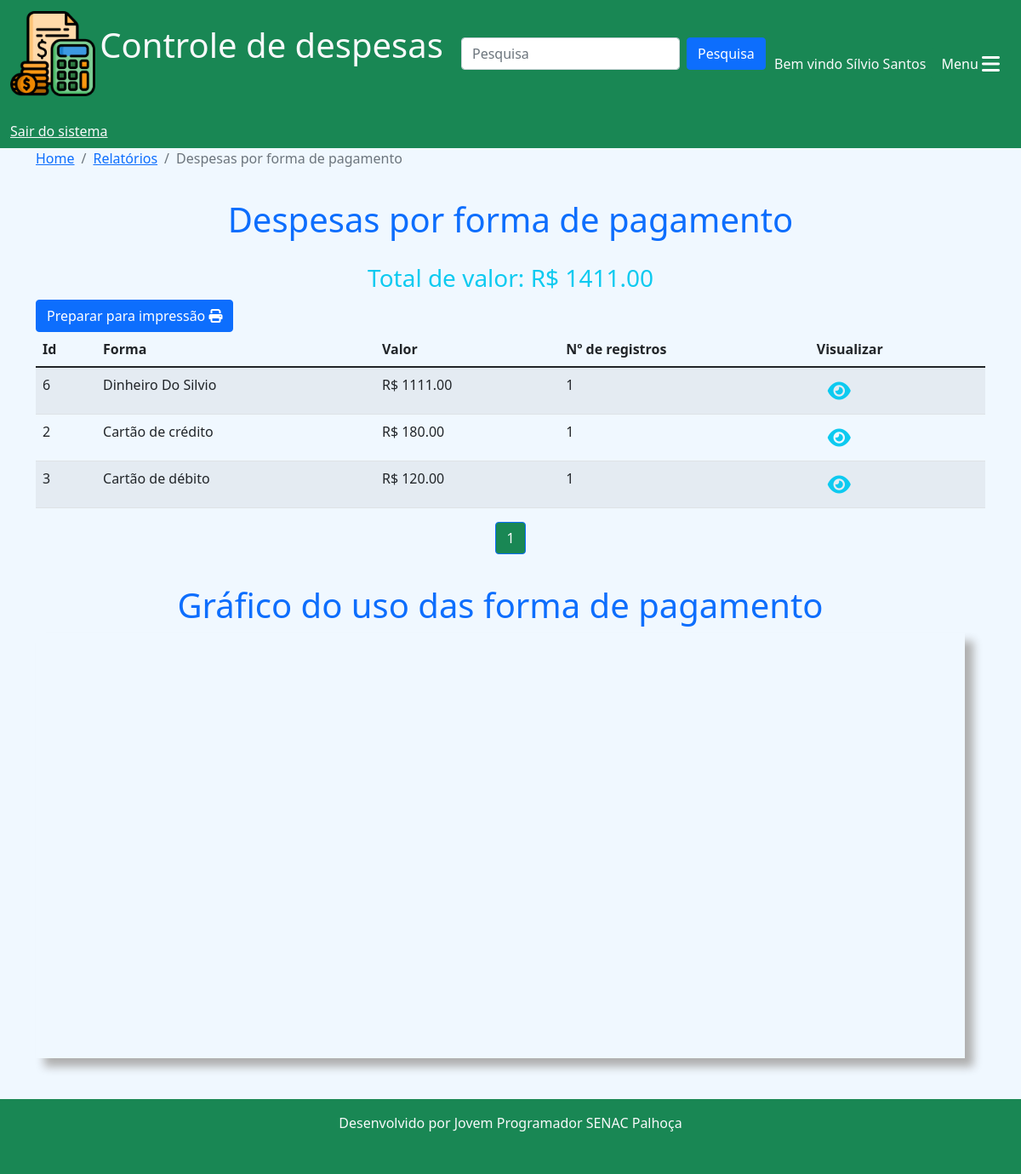
/relatorios/despesas_por_fpag/ (signed in), run on the app's committed database.
### cadastros/models.py (models this page shows, shortened)
class FormaPagamento(models.Model):
    forma = models.CharField(max_length=30)
    padrao = models.BooleanField(default=False)
    usuario = models.ForeignKey(User, on_delete=models.CASCADE, blank=True, null=True)
    ativo = models.BooleanField(default=True)
    class Meta:
        verbose_name = 'Forma de pagamento'
        verbose_name_plural = 'Formas de Pagamento'

### relatorios/views.py (the view)
# urls.py: path('despesas_por_fpag/', views.despesas_por_fpag, name='despesas_por_fpag'),
@login_required(login_url='login')
def despesas_por_fpag(request):
    user = request.user
    despesas = Despesa.objects.all().filter(
        usuario=user
    ).values('fpag__forma', 'fpag').annotate(total=Sum('valor'), count=Count('fpag')).order_by('-total')
    if len(despesas) == 0:
        messages.add_message(request, messages.WARNING, 'Não existem registros para esse usuário')
        return redirect('home')
    total = despesas.aggregate(Sum('total'))
    total = f"{total['total__sum']:.2f}"
    for d in despesas:
        d['tot'] = round(d['total'])
        d['total'] = f'{d["total"]:.2f}'
    des = Despesa.objects.all().filter(
        usuario=user
    ).values('fpag__forma', 'fpag').annotate(total=Sum('valor'), count=Count('fpag')).order_by('-total')
    for d in des:
        d['tot'] = round(d['total'])
    paginator = Paginator(despesas, 5)
    page = request.GET.get('p')
    despesas = paginator.get_page(page)
    return render(request, 'despesas_por_fpag.html', {'despesas':despesas, 'des':des, 'total':total})

### relatorios/templates/despesas_por_fpag.html (shortened to what this page needs)
{% extends 'base.html'%}
{% block 'conteudo'%}
<nav aria-label="breadcrumb">
  <ol class="breadcrumb">
    <li class="breadcrumb-item"><a href="{% url 'home'%}">Home</a></li>
    <li class="breadcrumb-item"><a href="{% url 'relatorios'%}">Relatórios</a></li>
    <li class="breadcrumb-item active" aria-current="page">Despesas por forma de pagamento</li>
  </ol>
</nav>
<h1 style="padding-top: 20px;" class="text-center text-primary">Despesas por forma de pagamento</h1>
<h3 style="padding-top: 20px;" class="text-center text-info">Total de valor: R$ {{total}}</h3>
<a href="{% url 'despesas_por_fpag_print'%}" class="btn btn-primary" target="_blank">Preparar para impressão <i class="fa-solid fa-print"></i></a>
<div class="row">
  <div class="col-12">
    <table class="table table-striped table-hover">
      <thead>
        <tr>
          <th scope="col">Id</th>
          <th scope="col">Forma</th>
          <th scope="col">Valor</th>
          <th scope="col">Nº de registros</th>
          <th scope="col">Visualizar</th>
        </tr>
      </thead>
      <tbody>
        {% for c in despesas%}
        <tr>
            <td>{{c.fpag}}</td>
            <td>{{c.fpag__forma}}</td>
            <td>R$ {{c.total}}</td>
            <td>{{c.count}}</td>
            <td><a href="{% url 'ver_despesas_fpag' c.fpag%}" class="btn" title='Ver despesas'><i class="fa-solid fa-eye text-info fa-xl"></i></a></td>
        </tr>
        {%endfor%}
      </tbody>
    </table>
</div>
<nav aria-label="Page navigation example">
  <ul class="pagination justify-content-center">
    {%for pagina in despesas.paginator.page_range%}
    {%if despesas.number == pagina%}
      <li class="page-item active"><a class="page-link bg-success" href="?p={{pagina}}">{{pagina}}</a></li>
    {% elif despesas.number > pagina|add:'-3'  and despesas.number < pagina|add:'3'%}
      <li class="page-item"><a class="page-link" href="?p={{pagina}}">{{pagina}}</a></li>
    {%endif%}
    {%endfor%}
  </ul>
</nav>
    <div class="row">
      <h1 style="padding-top: 20px;" class="text-center text-primary">Gráfico do uso das forma de pagamento</h1>
      <div class="col-12">
        <div id="piechart_3d" style="width: 100%; height: 500px;"></div>
      </div>
    </div>
</div>
{% endblock %}

### templates/base.html (shortened to what this page needs)
{% load static %}
<!DOCTYPE html>
<html lang="pt-br">
<head>
    <link href="https://cdn.jsdelivr.net/npm/bootstrap@5.1.3/dist/css/bootstrap.min.css" rel="stylesheet">
    <link rel="stylesheet" href="{% static 'css/estilo.css'%}">
</head>
<body>
    <nav class="navbar navbar-light bg-success">
        <div class="container-fluid">
          <a class="navbar-brand text-light" href="{% url 'home'%}">
            <img src="{% static 'img/icone_despesas.png'%}" width="100" height="100" class="d-inline-block align-text-middle">
            <span class="fs-1">Controle de despesas</span>
          </a>
          <form class="d-flex" action="{% url 'pesquisa'%}">
            <input class="form-control me-2" type="search" placeholder="Pesquisa" aria-label="Search" name="termo">
            <button class="btn btn-primary" type="submit">Pesquisa</button>
          </form>
          {% if user.first_name != ''%}
          <span class="text-light mt-4">Bem vindo {{user.first_name}} {{user.last_name}}</span>
          {% else %}
          <span class="text-light mt-4">Bem vindo usuário {{user}}</span>
          {% endif %}
          <button class="btn btn-success text-end mt-4" type="button" data-bs-toggle="offcanvas" data-bs-target="#offcanvasScrolling" aria-controls="offcanvasScrolling">Menu <i class="fa fa-bars fa-xl"></i></button>
          {% if user.is_authenticated %}
          <a href="{% url 'logout'%}" class="text-light mt-4">Sair do sistema</a>
          {% else %}
          <a href="{% url 'login'%}" class="text-light mt-4">Faça seu login</a>
          {% endif %}
        </div>
    </nav>
      <div class="container">
       {% block 'conteudo'%}
       {% endblock %}
      </div>
    <footer class="text-center text-light bg-success mt-5 pb-3">
        <p class="py-3">Desenvolvido por Jovem Programador SENAC Palhoça</p>
    </footer>
</body>
</html>

### templates/static/css/estilo.css (style rules this page uses)
* { margin: 0; padding: 0; }
body { background-color: aliceblue; }
#piechart_3d { box-shadow: 10px 10px 10px rgb(175, 175, 175); }

### data on the page
FormaPagamento: fpag "6", fpag__forma "Dinheiro Do Silvio", total "1111.00", count "1"
FormaPagamento: fpag "2", fpag__forma "Cartão de crédito", total "180.00", count "1"
FormaPagamento: fpag "3", fpag__forma "Cartão de débito", total "120.00", count "1"

### other printed values
{{ user.first_name }} "Sílvio"
{{ user.last_name }} "Santos"
{{ total }} "1411.00"
{{ pagina }} "1"
